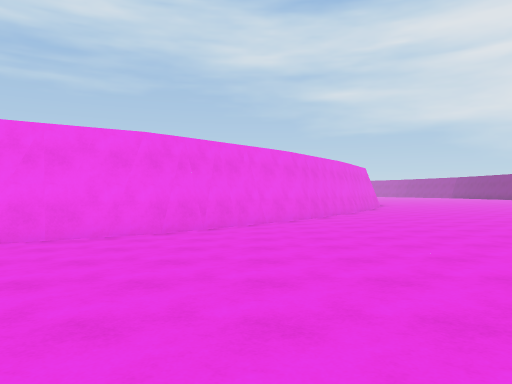
[1] (above)

21 first-person views from a walk through a Unity game level. The camera is 1.4 m above the floor, looks level and sees 70° across. The floor is counted in squares, 2 m on a side. Each view is taken from the middle of a square. On the plan, view 1 faces up. The plan holds only what a view shows up to about 11 squares ahead; the rest is blank. The place goes on beyond the plan.

[2]
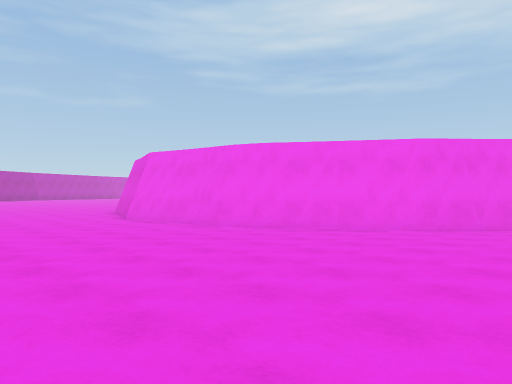

[3]
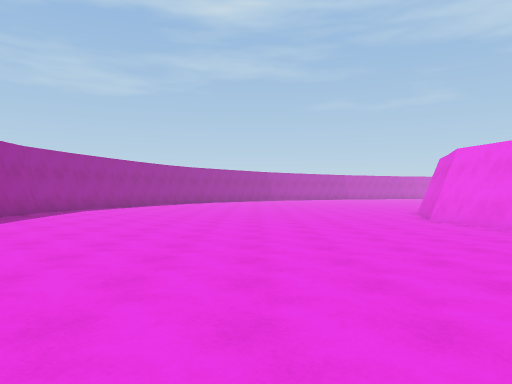

[4]
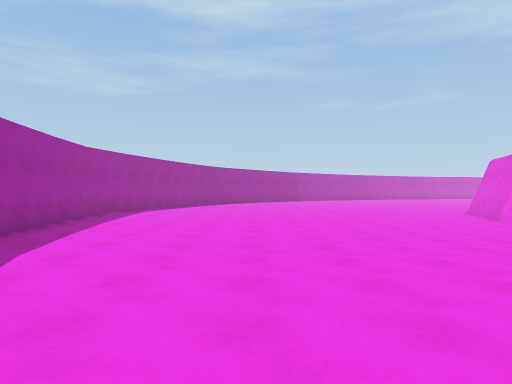

[5]
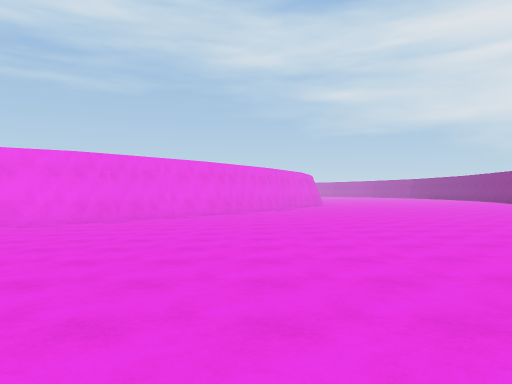

[6]
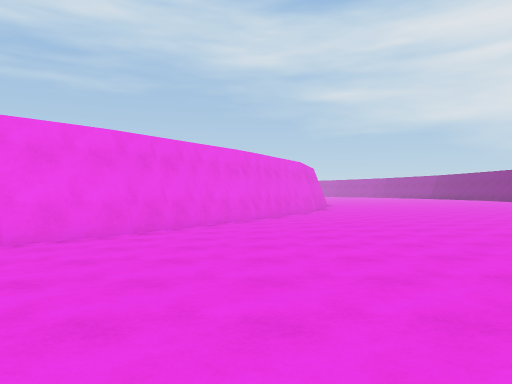

[7]
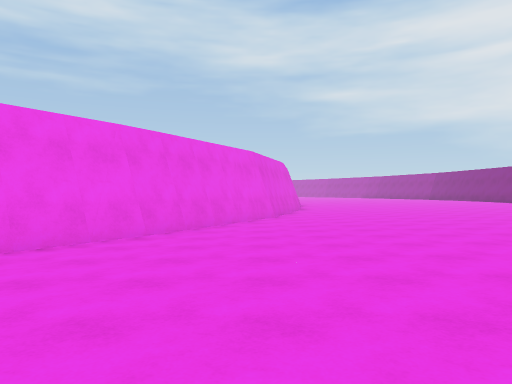

[8]
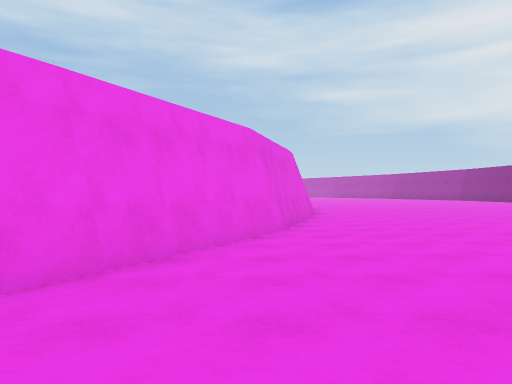

[9]
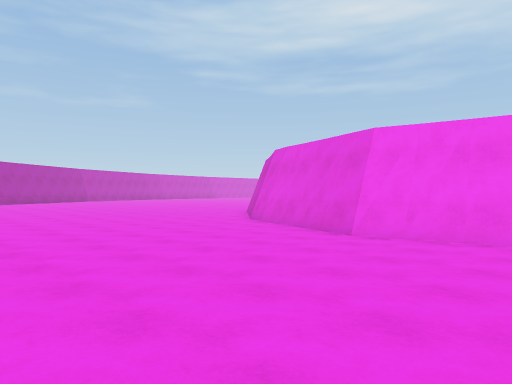

[10]
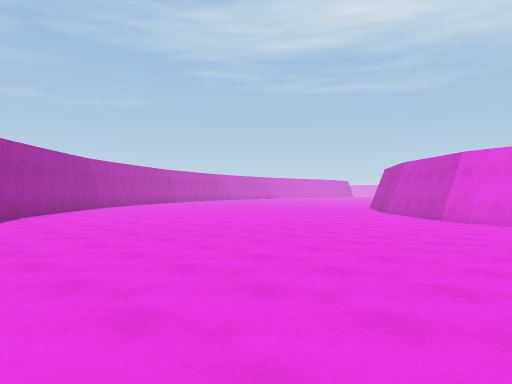

[11]
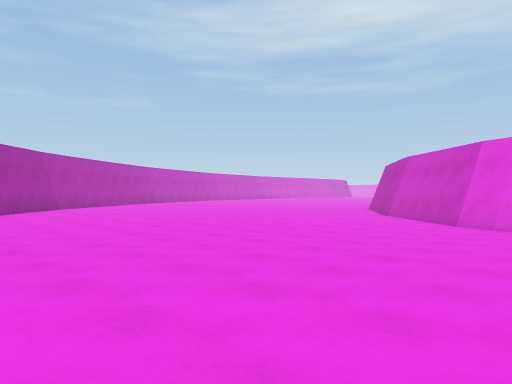

[12]
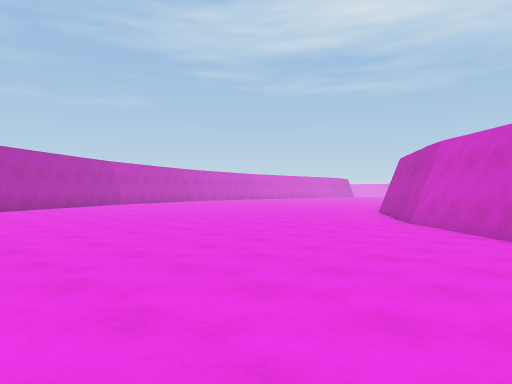

[13]
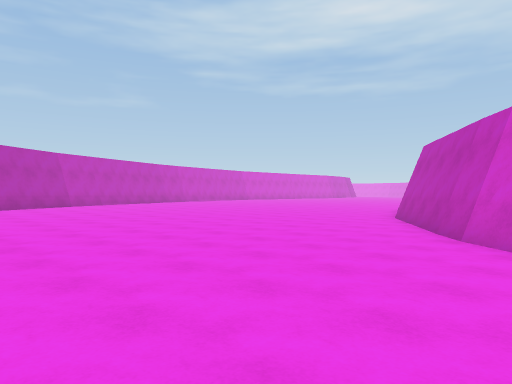

[14]
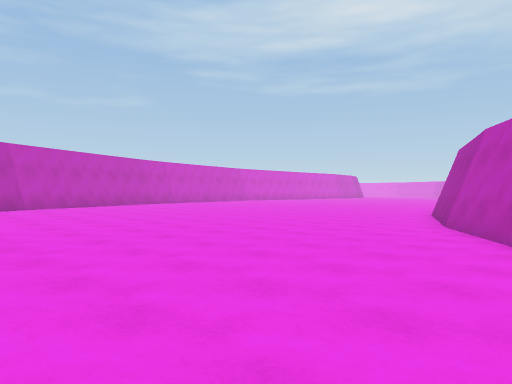

[15]
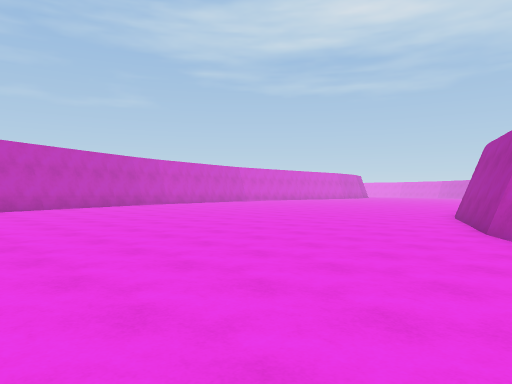

[16]
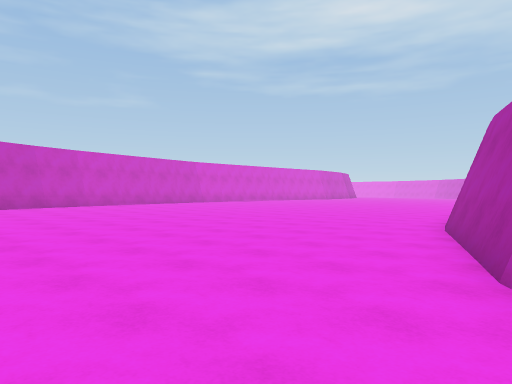

[17]
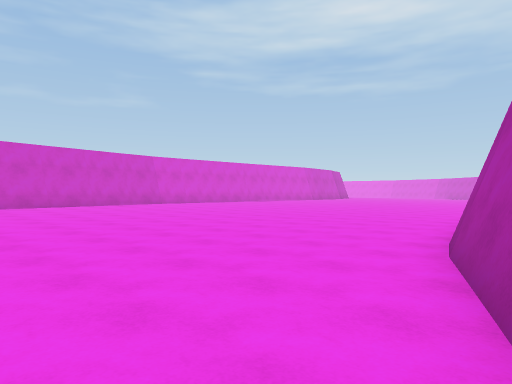

[18]
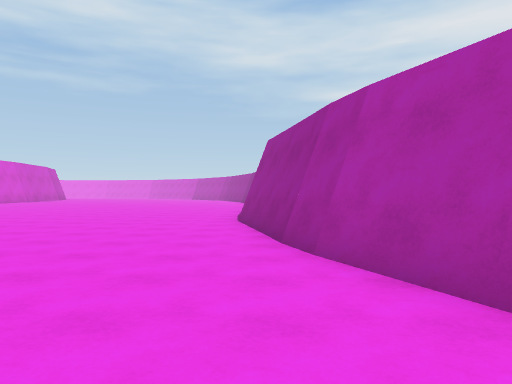

[19]
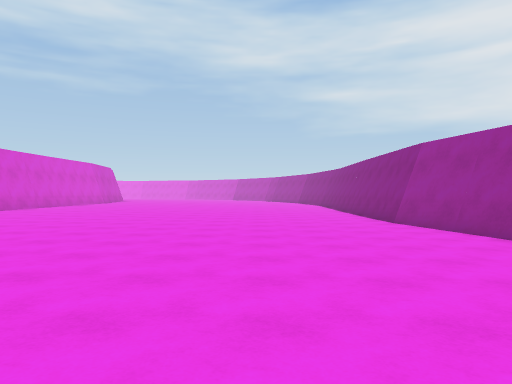

[20]
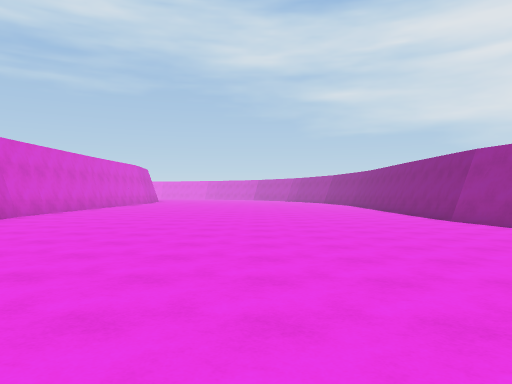

[21]
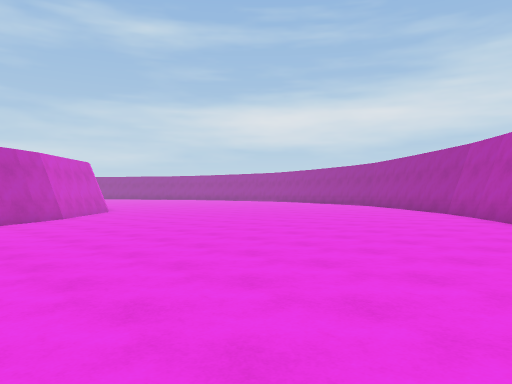

### Floor plan
Key: @ floor where view 1 was taken; # wall or solid block; . main floor; : floor 0.25 m higher than the main floor; - floor 0.25 m lower than the main floor.
Columns run from 33 left of view 1 to 11 right of it. Each row starts with its distance up from view 1.
 23 :.......---#                            #---.
 22 :.......---#                            #---.
 21 :.......---#                           ##---.
 20 :.......---#                           #---..
 19 :........--##                          #---..
 18 :........---#                         ##---..
 17  ........---#                         #---...
 16  :.......---##                       ##---...
 15 #:........---#                      ##---....
 14 #:........---#                      #----....
 13    .......---##                    ##---....
 12  #:........---##                  ##---.....
 11  #:........----#                  #----....
 10     ........---##                ##---....
  9    :.........---##              ##---.....
  8   #:.........----##            ##----.......
  7   ##:.........----##         ###----........
  6    #:..........----##       ##-----........
  5      :..........----#########-----.........
  4       :..........------##-------..........
  3       :...........-------------..........
  2       #:.............--------............
  1       ##:...............................
  0        ##:.......................@.....
 -1          #:............................
 -2          ##:...................... ...
 -3           ##:...................... :
 -4            ##::...................
 -5                ::................
 -6                     .........::
 -7                        ::::##
 -8                        #####

Where each view was taken, in squares from view 1:
view 1: 0 up, 0 right, facing up
view 2: 1 down, 1 right, facing up-left
view 3: 1 down, 1 right, facing left
view 4: 3 down, 1 right, facing left
view 5: 3 down, 3 right, facing up
view 6: 4 up, 4 right, facing up
view 7: 8 up, 6 right, facing up
view 8: 12 up, 6 right, facing up
view 9: 2 down, 6 left, facing up-left
view 10: 6 down, 10 left, facing up-left
view 11: 4 down, 11 left, facing up-left
view 12: 1 down, 13 left, facing up-left
view 13: 2 up, 15 left, facing up-left
view 14: 4 up, 17 left, facing up-left
view 15: 5 up, 18 left, facing up-left
view 16: 9 up, 19 left, facing up-left
view 17: 12 up, 20 left, facing up-left
view 18: 12 up, 22 left, facing up
view 19: 12 up, 26 left, facing up
view 20: 11 up, 28 left, facing up
view 21: 12 up, 29 left, facing down-right
